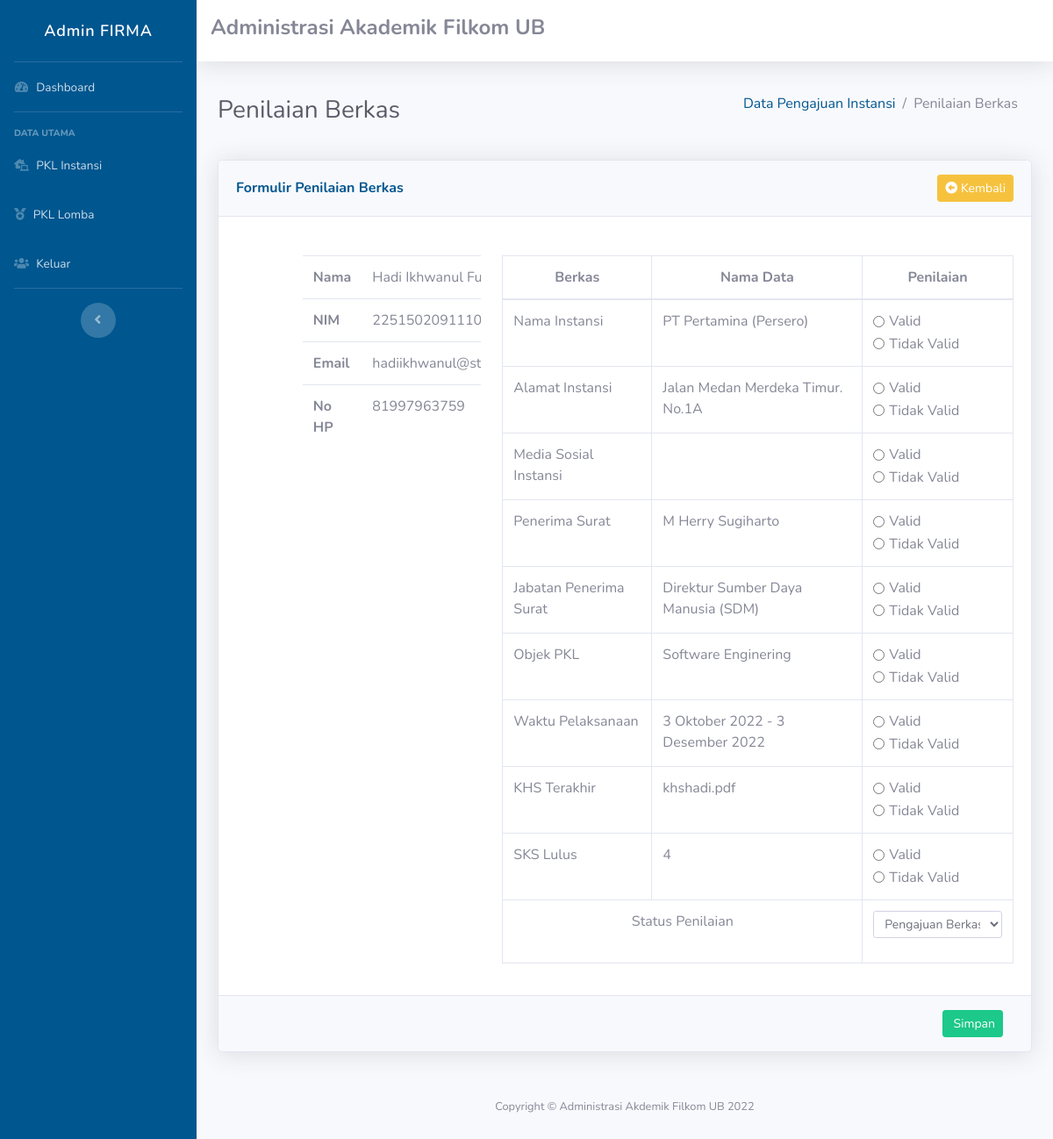
The page /public/instansi/penilaian/2 (signed in) on the database as committed earlier.
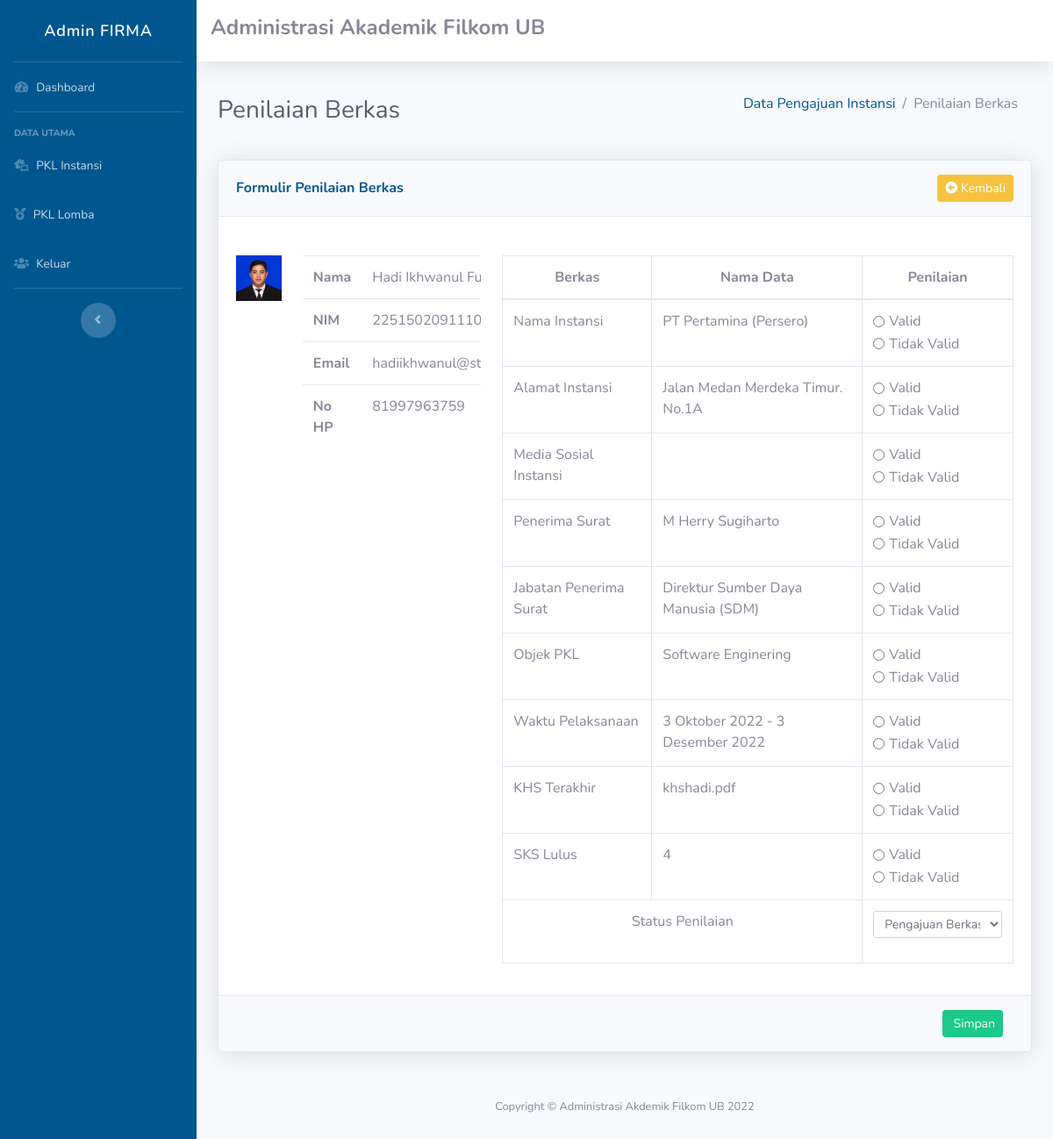
The same page on the database as committed later.
### tables this page shows
CREATE TABLE `penilaian_instansi` (
  `id_penilaian` int(11) NOT NULL,
  `id_pengajuan` int(11) DEFAULT NULL,
  `sks_lulus` varchar(25) DEFAULT NULL,
  `nama_instansi` varchar(25) DEFAULT NULL,
  `url_medsos_instansi` varchar(25) DEFAULT NULL,
  `alamat_instansi` varchar(25) DEFAULT NULL,
  `penerima_surat` varchar(25) DEFAULT NULL,
  `jabatan_penerima_surat` varchar(25) DEFAULT NULL,
  `objek_pkl` varchar(25) DEFAULT NULL,
  `waktu_pelaksanaan` varchar(25) DEFAULT NULL,
  `khs` varchar(25) DEFAULT NULL,
  `status_penilaian` varchar(25) DEFAULT NULL
);

CREATE TABLE `pengajuan_instansi` (
  `id_pengajuan` int(11) NOT NULL,
  `nama_mahasiswa` varchar(200) DEFAULT NULL,
  `nim_mahasiswa` bigint(20) DEFAULT NULL,
  `email_mahasiswa` varchar(200) DEFAULT NULL,
  `telp_mahasiswa` bigint(20) DEFAULT NULL,
  `foto_mahasiswa` varchar(100) DEFAULT NULL,
  `sks_lulus` int(5) DEFAULT NULL,
  `nama_instansi` varchar(200) DEFAULT NULL,
  `url_medsos_instansi` varchar(100) DEFAULT NULL,
  `alamat_instansi` varchar(200) DEFAULT NULL,
  `penerima_surat` varchar(50) DEFAULT NULL,
  `jabatan_penerima_surat` varchar(50) DEFAULT NULL,
  `objek_pkl` varchar(50) DEFAULT NULL,
  `waktu_pelaksanaan` varchar(50) DEFAULT NULL,
  `khs` varchar(50) DEFAULT NULL
);

### app/core/Controller.php (called while the page is built, shortened)
<?php
class Controller{
	public function view($view, $data = [])
	{
		require_once '../app/views/' . $view . '.php';
	}
	public function model($model)
	{
		return new $model;
	}
}

### app/controllers/Instansi.php (called while the page is built, shortened)
<?php
class Instansi extends Controller {
	public function penilaian($id_pengajuan)
	{
		$data['title'] = 'Penilaian Berkas Instansi';
		$data['pengajuan_instansi'] = $this->model('InstansiModel')->getInstansiById($id_pengajuan);
		$this->view('instansi/penilaian', $data);
	}
}

### app/core/App.php (called while the page is built, shortened)
<?php
class App{
	protected $method = 'index';
	protected $params = [];
	public function __construct(){
		$url = $this->parseURL();
		if(file_exists('../app/controllers/' . $url[0] . '.php')){
			unset($url[0]);
		}
		$this->controller = new $this->controller;
		if(isset($url[1])){
			if(method_exists($this->controller, $url[1])){
				$this->method = $url[1];
				unset($url[1]);
			}
		}
		if(!empty($url)){
			$this->params = array_values($url);
		}
		call_user_func_array([$this->controller, $this->method], $this->params);
	}
	public function parseURL(){
		if( isset($_GET['url'])){
			$url = rtrim($_GET['url'], '/');
			$url = filter_var($url, FILTER_SANITIZE_URL);
			$url = explode('/',$url);
			return $url;
		}
	}
}

### public/index.php (called while the page is built, shortened)
<?php
$app = new App;

### app/core/Database.php (called while the page is built, shortened)
<?php
class Database{
	private $host = DB_HOST;
	private $user = DB_USER;
	private $pass = DB_PASS;
	private $dbnm = DB_NAME;
	private $dbh;
	private $stmt;
	public function __construct()
	{
		$dsn = 'mysql:host='. $this->host .';dbname='. $this->dbnm;
		$option = [
			PDO::ATTR_PERSISTENT => true,
			PDO::ATTR_ERRMODE => PDO::ERRMODE_EXCEPTION
		];
		try{
			$this->dbh = new PDO($dsn,$this->user,$this->pass, $option);
		}catch(PDOException $e){
			die($e->getMessage());
		}
	}
	public function query($query)
	{
		$this->stmt = $this->dbh->prepare($query);
	}
	public function bind($param, $value, $type = null){
		if(is_null($type)){
			switch (true) {
				default:
					$type = PDO::PARAM_STR;
			}
		}
		$this->stmt->bindValue($param, $value, $type);
	}
	public function execute()
	{
		$this->stmt->execute();
	}
	public function single()
	{
		$this->execute();
		return $this->stmt->fetch(PDO::FETCH_ASSOC);
	}
}

### app/models/InstansiModel.php (called while the page is built, shortened)
<?php
class InstansiModel {
	private $table = 'pengajuan_instansi';
	private $db;
	public function __construct()
	{
		$this->db = new Database;
	}
	public function getInstansiById($id_pengajuan)
	{
		$this->db->query("	SELECT pengajuan_instansi.*, penilaian_instansi.status_penilaian
							FROM " . $this->table . "
							JOIN penilaian_instansi ON penilaian_instansi.id_pengajuan = pengajuan_instansi.id_pengajuan
							WHERE pengajuan_instansi.id_pengajuan=:id_pengajuan");
		$this->db->bind('id_pengajuan',$id_pengajuan);
		return $this->db->single();
	}
}

### app/views/instansi/penilaian.php (the view, shortened to what the changed rows need)
<div class="container-fluid">
    <div class="d-sm-flex align-items-center justify-content-between mb-4">
        <h1 class="h3 mb-0 text-gray-800">Penilaian Berkas</h1>
    </div>
    <div class="card shadow mb-4">
        <form class="form-horizontal" method="POST" action="<?= BASE_URL;?>/instansi/simpanInstansi" enctype="multipart/form-data">
            <div class="card-body">
                <div class="row">
                    <div class="col-md-1">
                        <img src="<?= BASE_URL; ?>/file/foto-mahasiswa/<?= $data['pengajuan_instansi']['foto_mahasiswa']; ?>" alt="" class="img-fluid">
                    </div>
                    <div class="col-md-3">
                        <table class="table table-responsive">
                            <tbody>
                                <tr>
                                    <td width="50%"><strong>Nama<strong></td>
                                    <td width="50%"><?= $data['pengajuan_instansi']['nama_mahasiswa']; ?></td>
                                </tr>
                                <tr>
                                    <td width="40%"><strong>NIM<strong></td>
                                    <td width="60%"><?= $data['pengajuan_instansi']['nim_mahasiswa']; ?></td>
                                </tr>
                                 <tr>
                                    <td width="40%"><strong>Email<strong></td>
                                    <td width="60%"><?= $data['pengajuan_instansi']['email_mahasiswa']; ?></td>
                                </tr>
                                 <tr>
                                    <td width="40%"><strong>No HP<strong></td>
                                    <td width="60%"><?= $data['pengajuan_instansi']['telp_mahasiswa']; ?></td>
                                </tr>
                            </tbody>
                        </table>
                    </div>
                    <div class="col-md-8">
                        <table class="table table-bordered">
                            <thead class="text-center">
                                <tr>
                                    <th scope="col">Berkas</th>
                                    <th scope="col">Nama Data</th>
                                    <th scope="col">Penilaian</th>
                                </tr>
                            </thead>
                            <tbody>
                                <tr>
                                    <td scope="row">Nama Instansi</td>
                                    <td><?= $data['pengajuan_instansi']['nama_instansi']; ?></td>
                                    <td>
                                        <div class="form-check form-check-inline">
                                        </div>
                                        <div class="form-check form-check-inline">
                                        </div>
                                    </td>
                                </tr>
                                <tr>
                                    <td scope="row">Alamat Instansi</td>
                                    <td scope="row"><?= $data['pengajuan_instansi']['alamat_instansi']; ?></td>
                                    <td>
                                        <div class="form-check form-check-inline">
                                        </div>
                                        <div class="form-check form-check-inline">
                                        </div>
                                    </td>
                                </tr>
                                <tr>
                                    <td scope="row">Penerima Surat</td>
                                    <td scope="row"><?= $data['pengajuan_instansi']['penerima_surat']; ?></td>
                                    <td>
                                        <div class="form-check form-check-inline">
                                        </div>
                                        <div class="form-check form-check-inline">
                                        </div>
                                    </td>
                                </tr>
                                <tr>
                                    <td scope="row">Jabatan Penerima Surat</td>
                                    <td scope="row"><?= $data['pengajuan_instansi']['jabatan_penerima_surat']; ?></td>
                                    <td>
                                        <div class="form-check form-check-inline">
                                        </div>
                                        <div class="form-check form-check-inline">
                                        </div>
                                    </td>
                                </tr>
                                <tr>
                                    <td scope="row">Objek PKL</td>
                                    <td scope="row"><?= $data['pengajuan_instansi']['objek_pkl']; ?></td>
                                    <td>
                                        <div class="form-check form-check-inline">
                                        </div>
                                        <div class="form-check form-check-inline">
                                        </div>
                                    </td>
                                </tr>
                                <tr>
                                    <td scope="row">Waktu Pelaksanaan</td>
                                    <td scope="row"><?= $data['pengajuan_instansi']['waktu_pelaksanaan']; ?></td>
                                    <td>
                                        <div class="form-check form-check-inline">
                                        </div>
                                        <div class="form-check form-check-inline">
                                        </div>
                                    </td>
                                </tr>
                                <tr>
                                    <td scope="row">KHS Terakhir</td>
                                    <td scope="row"><?= $data['pengajuan_instansi']['khs']; ?></td>
                                    <td>
                                        <div class="form-check form-check-inline">
                                        </div>
                                        <div class="form-check form-check-inline">
                                        </div>
                                    </td>
                                </tr>
                                <tr>
                                    <td scope="row">SKS Lulus</td>
                                    <td scope="row"><?= $data['pengajuan_instansi']['sks_lulus']; ?></td>
                                    <td>
                                        <div class="form-check form-check-inline">
                                        </div>
                                        <div class="form-check form-check-inline">
                                        </div>
                                    </td>
                                </tr>
                                <tr>
                                    <td>
                                        <div class="form-group">
                                            <select id="inputState" class="form-control form-control-sm" name="status_penilaian">
                                                <option value="Pengajuan Berkas" <?php if ($data['pengajuan_instansi']['status_penilaian'] == "Pengajuan Berkas") { echo "selected"; } ?>>Pengajuan Berkas</option>
                                            </select>
                                        </div>
                                    </td>
                                </tr>
                            </tbody>
                        </table>
                    </div>
                </div>
            </div>
        </form>
    </div>

Rows that differ between the two databases and show on the page:
changed through a linked row, penilaian_instansi "Pengajuan Berkas": id_pengajuan.foto_mahasiswa: picture added
